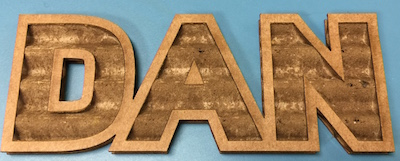
#> input picture content/720-fall15/images/dan_name.jpg, 400 x 161 px
$ python crop.py ../../content/720-fall15/images/dan_name.jpg   (Python 2 division)   (older library calls are emulated)
#> lines starting #> are read from the running program, lines starting #| are printed output that depends on the picture
#!/usr/bin/env python
from PIL import Image
from PIL.ImageOps import fit
import os, sys

if __name__ == "__main__":
	size = (1200, 500)
	for infile in sys.argv[1:]:
		print infile
		i = Image.open(infile)
#> i is the input picture: PIL image 400x161 RGB; mean R, G, B 156.2, 133.3, 104.1
		ic = fit(i, size, Image.ANTIALIAS, centering=(.5, .5))
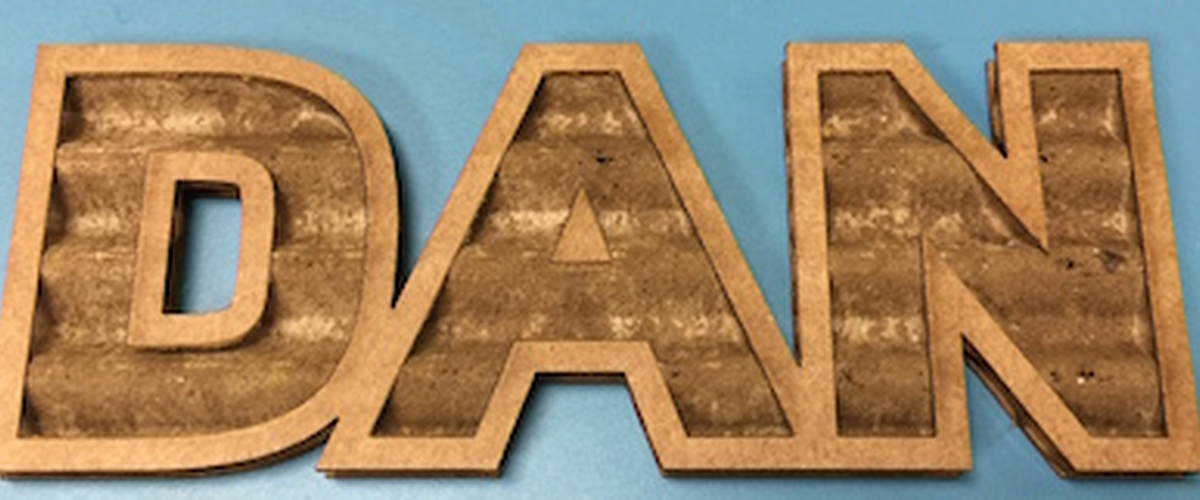
#> ic: PIL image 1200x500 RGB; mean R, G, B 156.6, 131.7, 101.1
		fn, ext = os.path.splitext(infile)
		os.rename(infile, "%s-bak.%s" % (fn, ext))
		ic.save(infile)
